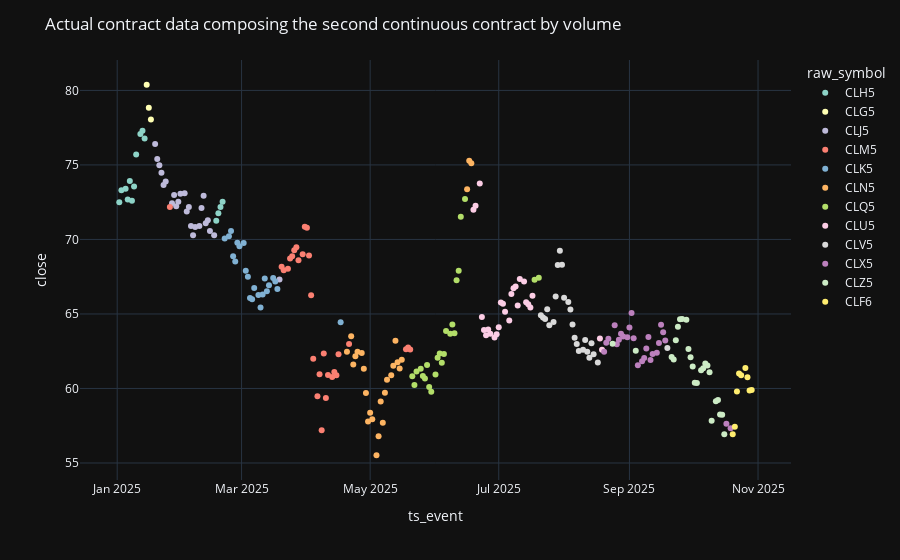

Notebook source saved alongside this figure:
### Markdown cell above
Can you explain why it looks like this?

### Code cell
continuous_symbol = continuous_by_volume[1]
fig = px.scatter(
    ohlcv_vol[ohlcv_vol["symbol"] == continuous_symbol],
    x="ts_event",
    y="close",
    color="raw_symbol",
)
fig.update_layout(
    title_text="Actual contract data composing the second continuous contract by volume"
)
fig.show()
